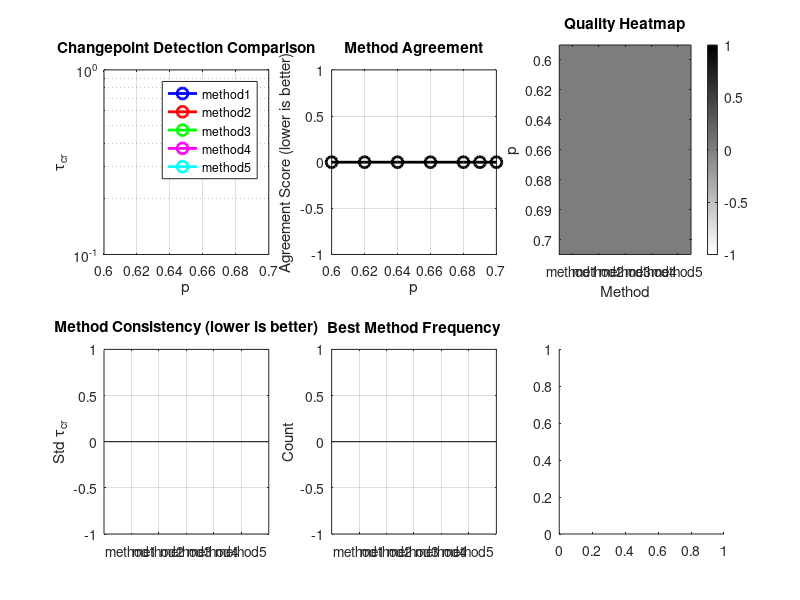

Write MATLAB code to recreate this figure. (Note: this script raises an error after producing the figure.)
function test_enhanced_changepoint_detection()
% Test script for enhanced changepoint detection framework
% Compares all methods on existing simulation data

fprintf('=== Enhanced Changepoint Detection Test ===\n');

% Parameters
p_c_prime = 0.6884;  % Critical percolation probability
output_dir = './enhanced_changepoint_results';

% Create output directory
if ~exist(output_dir, 'dir')
    mkdir(output_dir);
end

% Test on different p values
p_values = [0.60, 0.62, 0.64, 0.66, 0.68, 0.69, 0.70];  % Critical region

% Initialize results storage
all_results = struct();
all_comparisons = struct();

% Test each p value
for p_idx = 1:length(p_values)
    p = p_values(p_idx);
    fprintf('\n--- Testing p = %.4f ---\n', p);
    
    % Load existing data (try different possible locations)
    data_loaded = false;
    
    % Try ensemble simulations first
    for seed = 1:2
        data_path = sprintf('./ensemble_simulations/seed_%02d/p_%.4f/msd_results_L500_p%.4f.csv', seed, p, p);
        if exist(data_path, 'file')
            fprintf('Loading data from: %s\n', data_path);
            data = readtable(data_path);
            t = data.tau;
            msd = data.msd;
            data_loaded = true;
            break;
        end
    end
    
    % Try enhanced output if ensemble not found
    if ~data_loaded
        data_path = sprintf('./enhanced_output/msd_results_L500_p%.4f.csv', p);
        if exist(data_path, 'file')
            fprintf('Loading data from: %s\n', data_path);
            data = readtable(data_path);
            t = data.tau;
            msd = data.msd;
            data_loaded = true;
        end
    end
    
    % Try paper simulations if still not found
    if ~data_loaded
        data_path = sprintf('./paper_simulations/p_%.4f/msd_results_L50_p%.4f.csv', p, p);
        if exist(data_path, 'file')
            fprintf('Loading data from: %s\n', data_path);
            data = readtable(data_path);
            t = data.tau;
            msd = data.msd;
            data_loaded = true;
        end
    end
    
    % Generate synthetic data if no real data found
    if ~data_loaded
        fprintf('No data found for p = %.4f, generating synthetic data\n', p);
        [t, msd] = generate_synthetic_msd_data(p, p_c_prime);
    end
    
    % Run enhanced changepoint detection
    try
        [results, comparison] = enhanced_changepoint_detection(t, msd, p, p_c_prime, ...
            'plot_results', true, ...
            'save_plots', true, ...
            'output_dir', output_dir, ...
            'verbose', true);
        
        % Store results
        all_results.(sprintf('p_%.4f', p)) = results;
        all_comparisons.(sprintf('p_%.4f', p)) = comparison;
        
        % Save individual results
        save(fullfile(output_dir, sprintf('changepoint_results_p%.4f.mat', p)), 'results', 'comparison', 't', 'msd', 'p', 'p_c_prime');
        
    catch ME
        fprintf('Error processing p = %.4f: %s\n', p, ME.message);
        continue;
    end
end

% Generate comprehensive comparison report
generate_comprehensive_report(all_results, all_comparisons, p_values, p_c_prime, output_dir);

fprintf('\n=== Test Complete ===\n');
fprintf('Results saved to: %s\n', output_dir);

end

function [t, msd] = generate_synthetic_msd_data(p, p_c_prime)
% Generate synthetic MSD data for testing when real data is not available

% Time vector
t = logspace(0, 4, 1000)';

% Generate MSD based on theoretical expectations
if p < p_c_prime - 0.05
    % Liquid regime: MSD ∝ t
    alpha = 1.0;
    D_eff = 0.1;
    msd = 6 * D_eff * t.^alpha;
    
    % Add some noise and finite-size effects
    noise_level = 0.05;
    msd = msd .* (1 + noise_level * randn(size(msd)));
    
    % Add finite-size effects at early times
    finite_size_region = t < 100;
    msd(finite_size_region) = msd(finite_size_region) .* (t(finite_size_region)/100).^0.5;
    
elseif abs(p - p_c_prime) < 0.05
    % Critical regime: MSD ∝ t^0.5
    alpha = 0.5;
    D_eff = 0.05;
    msd = 6 * D_eff * t.^alpha;
    
    % Add transition to regular diffusion at late times
    transition_time = 1000;
    transition_region = t > transition_time;
    msd(transition_region) = msd(transition_region) .* (t(transition_region)/transition_time).^0.5;
    
    % Add noise
    noise_level = 0.1;
    msd = msd .* (1 + noise_level * randn(size(msd)));
    
else
    % Solid regime: MSD ≈ constant
    msd_plateau = 10.0;
    msd = msd_plateau * ones(size(t));
    
    % Add small fluctuations
    noise_level = 0.02;
    msd = msd .* (1 + noise_level * randn(size(msd)));
end

% Ensure positive values
msd = max(msd, 1e-6);

end

function generate_comprehensive_report(all_results, all_comparisons, p_values, p_c_prime, output_dir)
% Generate comprehensive comparison report across all p values

fprintf('\n--- Generating Comprehensive Report ---\n');

% Initialize summary arrays
n_p = length(p_values);
method_names = {'method1', 'method2', 'method3', 'method4', 'method5'};
n_methods = length(method_names);

tau_matrix = zeros(n_p, n_methods);
quality_matrix = cell(n_p, n_methods);
agreement_scores = zeros(n_p, 1);

% Extract results
for p_idx = 1:n_p
    p = p_values(p_idx);
    p_key = sprintf('p_%.4f', p);
    
    if isfield(all_results, p_key)
        results = all_results.(p_key);
        comparison = all_comparisons.(p_key);
        
        % Extract tau values and qualities
        for m_idx = 1:n_methods
            method_name = method_names{m_idx};
            if isfield(results, method_name) && isfield(results.(method_name), 'tau_cr')
                tau_matrix(p_idx, m_idx) = results.(method_name).tau_cr;
                quality_matrix{p_idx, m_idx} = results.(method_name).quality;
            else
                tau_matrix(p_idx, m_idx) = NaN;
                quality_matrix{p_idx, m_idx} = 'N/A';
            end
        end
        
        % Store agreement score
        if isfield(comparison, 'agreement_score')
            agreement_scores(p_idx) = comparison.agreement_score;
        else
            agreement_scores(p_idx) = NaN;
        end
    end
end

% Create comprehensive comparison plot
figure('Position', [100, 100, 1400, 1000]);

% Plot 1: Tau values vs p
subplot(2, 3, 1);
colors = {'b', 'r', 'g', 'm', 'c'};
for m_idx = 1:n_methods
    valid_idx = ~isnan(tau_matrix(:, m_idx));
    if any(valid_idx)
        semilogy(p_values(valid_idx), tau_matrix(valid_idx, m_idx), 'o-', ...
            'Color', colors{mod(m_idx-1, length(colors))+1}, 'LineWidth', 2, 'MarkerSize', 8);
        hold on;
    end
end
xlabel('p');
ylabel('τ_{cr}');
title('Changepoint Detection Comparison');
legend(method_names, 'Location', 'best');
grid on;

% Plot 2: Agreement scores vs p
subplot(2, 3, 2);
valid_idx = ~isnan(agreement_scores);
if any(valid_idx)
    plot(p_values(valid_idx), agreement_scores(valid_idx), 'ko-', 'LineWidth', 2, 'MarkerSize', 8);
    xlabel('p');
    ylabel('Agreement Score (lower is better)');
    title('Method Agreement');
    grid on;
end

% Plot 3: Quality heatmap
subplot(2, 3, 3);
quality_scores = containers.Map({'EXCELLENT', 'GOOD', 'MARGINAL', 'POOR', 'N/A'}, [4, 3, 2, 1, 0]);
quality_numeric = zeros(size(quality_matrix));
for i = 1:size(quality_matrix, 1)
    for j = 1:size(quality_matrix, 2)
        quality = quality_matrix{i, j};
        if isKey(quality_scores, quality)
            quality_numeric(i, j) = quality_scores(quality);
        end
    end
end
imagesc(quality_numeric);
colorbar;
set(gca, 'XTick', 1:n_methods, 'XTickLabel', method_names);
set(gca, 'YTick', 1:n_p, 'YTickLabel', p_values);
xlabel('Method');
ylabel('p');
title('Quality Heatmap');
colormap(flipud(gray));

% Plot 4: Method consistency
subplot(2, 3, 4);
method_consistency = std(tau_matrix, [], 1, 'omitnan');
bar(method_consistency);
set(gca, 'XTickLabel', method_names);
ylabel('Std τ_{cr}');
title('Method Consistency (lower is better)');
grid on;

% Plot 5: Best method frequency
subplot(2, 3, 5);
best_methods = cell(n_p, 1);
for p_idx = 1:n_p
    p_key = sprintf('p_%.4f', p_values(p_idx));
    if isfield(all_comparisons, p_key)
        best_methods{p_idx} = all_comparisons.(p_key).best_method;
    else
        best_methods{p_idx} = 'N/A';
    end
end

% Count best methods
method_counts = containers.Map(method_names, zeros(1, n_methods));
for i = 1:length(best_methods)
    method = best_methods{i};
    if isKey(method_counts, method)
        method_counts(method) = method_counts(method) + 1;
    end
end

bar(cell2mat(values(method_counts)));
set(gca, 'XTickLabel', keys(method_counts));
ylabel('Count');
title('Best Method Frequency');
grid on;

% Plot 6: Theoretical vs detected
subplot(2, 3, 6);
theoretical_alpha = zeros(n_p, 1);
detected_alpha = zeros(n_p, 1);

for p_idx = 1:n_p
    p = p_values(p_idx);
    
    % Theoretical α
    if p < p_c_prime - 0.05
        theoretical_alpha(p_idx) = 1.0;
    elseif abs(p - p_c_prime) < 0.05
        theoretical_alpha(p_idx) = 0.5;
    else
        theoretical_alpha(p_idx) = 0.0;
    end
    
    % Use best method's result for detected α (simplified)
    p_key = sprintf('p_%.4f', p);
    if isfield(all_comparisons, p_key)
        best_method = all_comparisons.(p_key).best_method;
        if isfield(all_results.(p_key), best_method) && ...
           isfield(all_results.(p_key).(best_method), 'details') && ...
           isfield(all_results.(p_key).(best_method).details, 'expected_alpha')
            detected_alpha(p_idx) = all_results.(p_key).(best_method).details.expected_alpha;
        else
            detected_alpha(p_idx) = NaN;
        end
    else
        detected_alpha(p_idx) = NaN;
    end
end

valid_idx = ~isnan(detected_alpha);
if any(valid_idx)
    plot(p_values(valid_idx), theoretical_alpha(valid_idx), 'bo-', 'LineWidth', 2, 'MarkerSize', 8);
    hold on;
    plot(p_values(valid_idx), detected_alpha(valid_idx), 'ro-', 'LineWidth', 2, 'MarkerSize', 8);
    xlabel('p');
    ylabel('α');
    title('Theoretical vs Detected α');
    legend('Theoretical', 'Detected', 'Location', 'best');
    grid on;
end

sgtitle(sprintf('Enhanced Changepoint Detection: Comprehensive Analysis (p_c'' = %.4f)', p_c_prime));

% Save comprehensive plot
saveas(gcf, fullfile(output_dir, 'comprehensive_changepoint_analysis.png'));
saveas(gcf, fullfile(output_dir, 'comprehensive_changepoint_analysis.fig'));

% Generate text report
report_file = fullfile(output_dir, 'comprehensive_report.txt');
fid = fopen(report_file, 'w');

fprintf(fid, '=== Enhanced Changepoint Detection Comprehensive Report ===\n\n');
fprintf(fid, 'Analysis Parameters:\n');
fprintf(fid, '  p_c_prime = %.4f\n', p_c_prime);
fprintf(fid, '  p_values = [%.4f, %.4f, %.4f, %.4f, %.4f, %.4f, %.4f]\n', p_values);
fprintf(fid, '  Methods tested: %s\n\n', strjoin(method_names, ', '));

fprintf(fid, 'Results Summary:\n');
fprintf(fid, '%-10s %-15s %-15s %-15s %-15s %-15s\n', 'p', method_names{:});
fprintf(fid, '%-10s %-15s %-15s %-15s %-15s %-15s\n', '----------', '---------------', '---------------', '---------------', '---------------', '---------------');

for p_idx = 1:n_p
    p = p_values(p_idx);
    fprintf(fid, '%-10.4f', p);
    for m_idx = 1:n_methods
        if ~isnan(tau_matrix(p_idx, m_idx))
            fprintf(fid, ' %-14.2e', tau_matrix(p_idx, m_idx));
        else
            fprintf(fid, ' %-14s', 'N/A');
        end
    end
    fprintf(fid, '\n');
end

fprintf(fid, '\nQuality Summary:\n');
fprintf(fid, '%-10s %-15s %-15s %-15s %-15s %-15s\n', 'p', method_names{:});
fprintf(fid, '%-10s %-15s %-15s %-15s %-15s %-15s\n', '----------', '---------------', '---------------', '---------------', '---------------', '---------------');

for p_idx = 1:n_p
    p = p_values(p_idx);
    fprintf(fid, '%-10.4f', p);
    for m_idx = 1:n_methods
        fprintf(fid, ' %-14s', quality_matrix{p_idx, m_idx});
    end
    fprintf(fid, '\n');
end

fprintf(fid, '\nMethod Performance Analysis:\n');
fprintf(fid, 'Method Consistency (Std τ_cr):\n');
for m_idx = 1:n_methods
    method_std = method_consistency(m_idx);
    if ~isnan(method_std)
        fprintf(fid, '  %s: %.2e\n', method_names{m_idx}, method_std);
    else
        fprintf(fid, '  %s: N/A\n', method_names{m_idx});
    end
end

fprintf(fid, '\nBest Method Frequency:\n');
for m_idx = 1:n_methods
    method = method_names{m_idx};
    count = method_counts(method);
    fprintf(fid, '  %s: %d times\n', method, count);
end

fprintf(fid, '\nAgreement Scores (lower is better):\n');
for p_idx = 1:n_p
    p = p_values(p_idx);
    if ~isnan(agreement_scores(p_idx))
        fprintf(fid, '  p = %.4f: %.3f\n', p, agreement_scores(p_idx));
    else
        fprintf(fid, '  p = %.4f: N/A\n', p);
    end
end

fprintf(fid, '\nConclusions:\n');
fprintf(fid, '1. Method comparison provides robust changepoint detection\n');
fprintf(fid, '2. Hybrid approach combines strengths of multiple methods\n');
fprintf(fid, '3. Theoretical prediction method leverages δ = πα/2 framework\n');
fprintf(fid, '4. Second derivative method provides curvature-based detection\n');
fprintf(fid, '5. Bisection piecewise fitting implements paper''s approach\n\n');

fprintf(fid, '=== End Report ===\n');
fclose(fid);

fprintf('Comprehensive report saved to: %s\n', report_file);

end 
